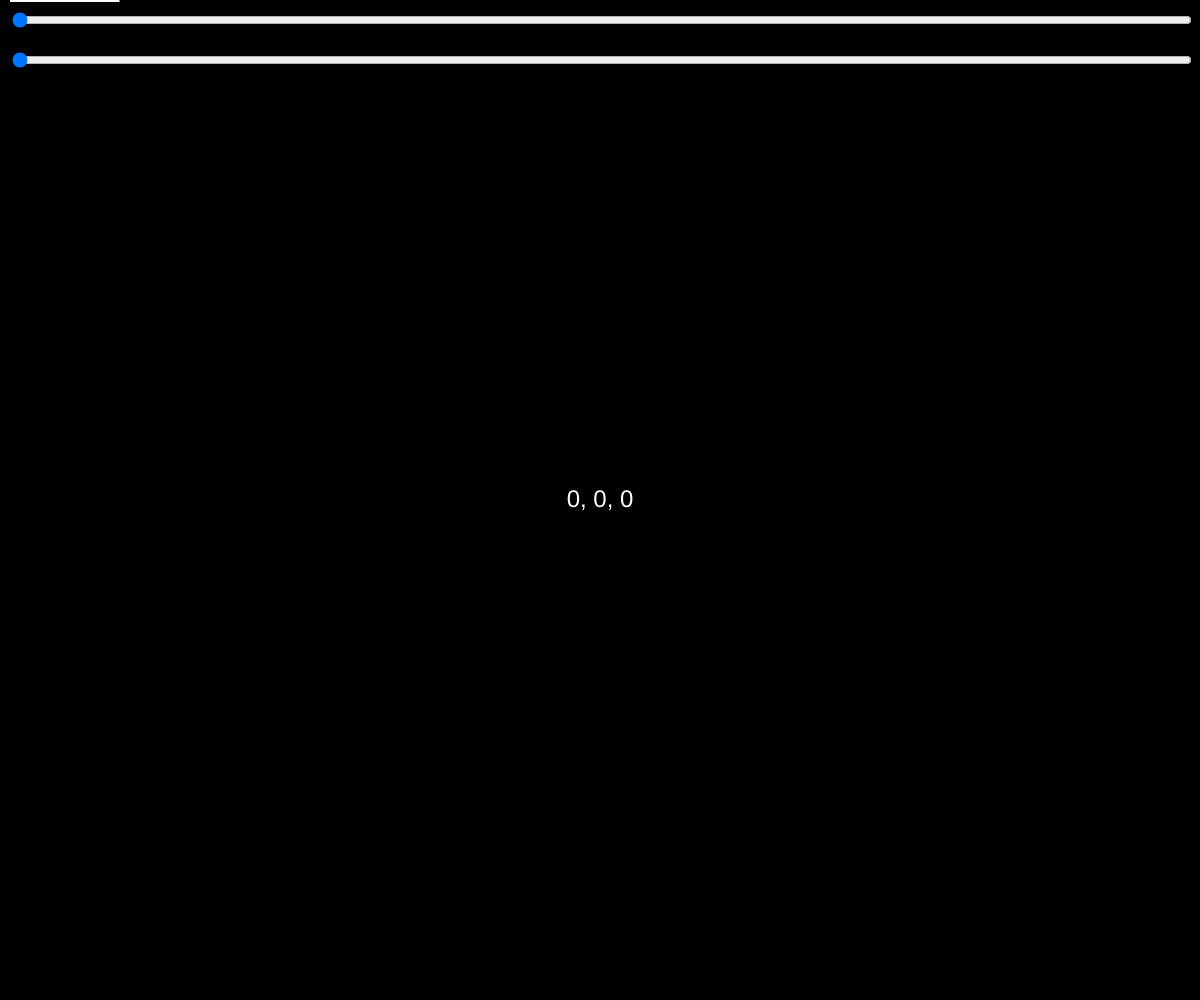
Frame 1 (no input)
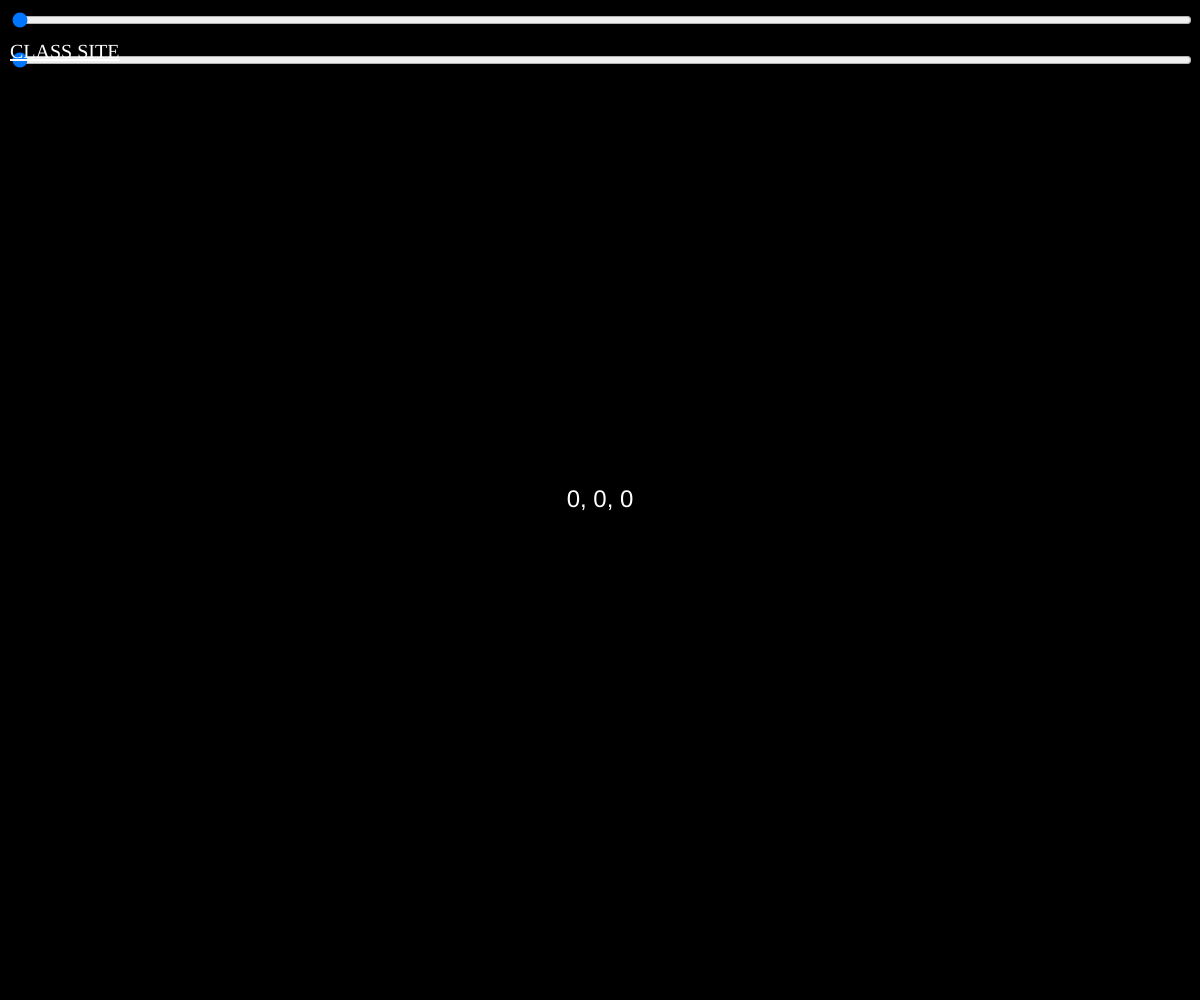
Frame 60 (no input)
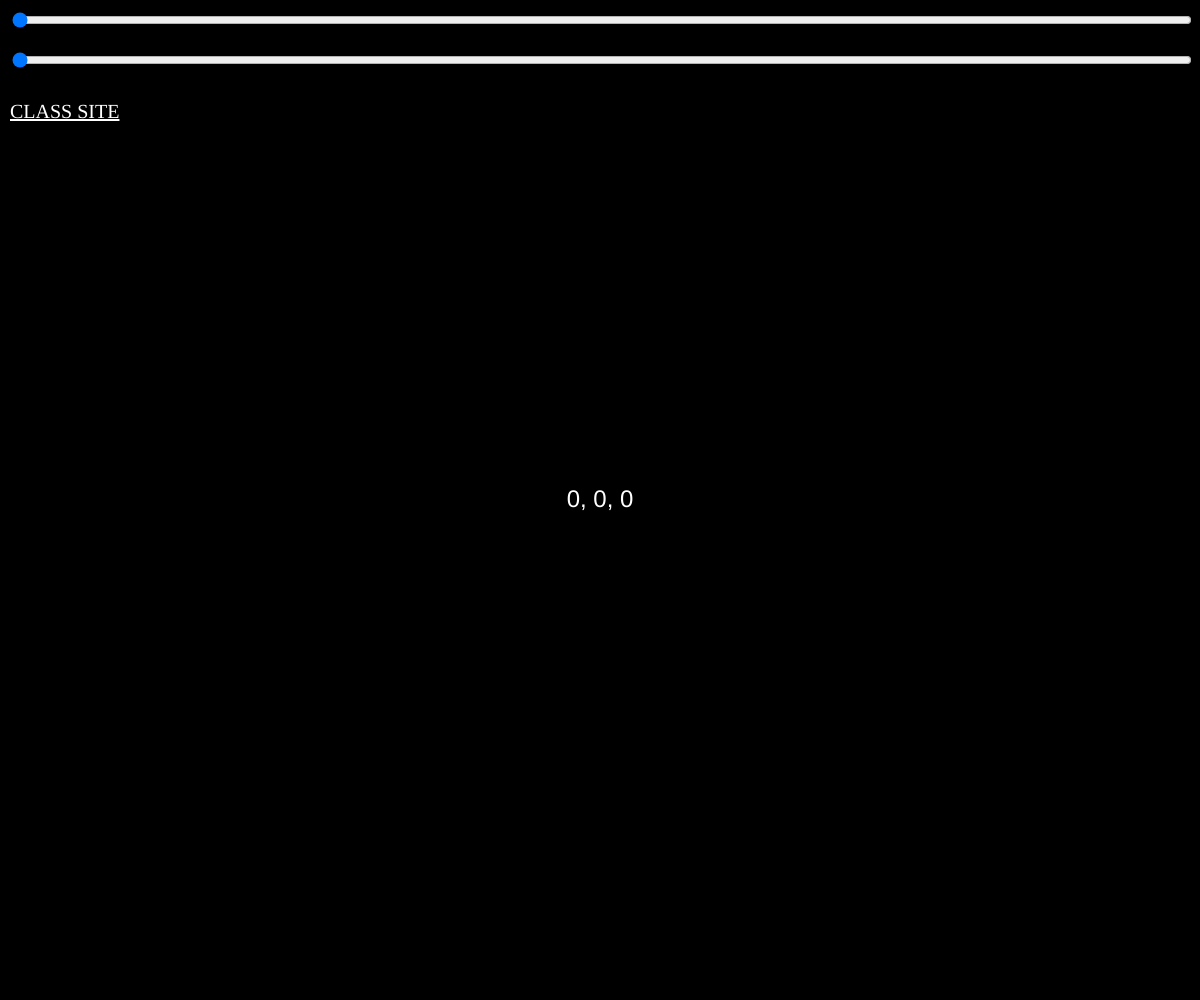
Frame 120 (the mouse pressed at the canvas centre since frame 60)

The p5.js sketch that drew these frames (run headless with seeded random() and noise() and a simulated clock; from frame 60 on, the mouse is pressed at the canvas centre):

// p5.js sketch
// ── sketch.js
let sliderRed;
let sliderBlue;
let myLink;

function setup() {
  createCanvas(windowWidth, windowHeight);
  textAlign(CENTER, CENTER);
  textSize(24);

  sliderRed = createSlider(0, 255, 0);
  sliderRed.position(10, 10);
  sliderRed.style("width", width - 20 + "px");

  sliderBlue = createSlider(0, 255, 0);
  sliderBlue.position(10, 50);
  sliderBlue.style("width", width - 20 + "px");

  myLink = createA("https://6063b.github.io", "CLASS SITE");
  myLink.position(10, 50);
  myLink.style("fontSize", "20px");
}

function draw() {
  let valR = sliderRed.value();
  let valB = sliderBlue.value();

  background(valR, 0, valB);

  fill(255 - valR, 255, 255 - valB);
  text(valR + ", " + 0 + ", " + valB, width / 2, height / 2);

  let linkY = (frameCount % height)
  myLink.position(10, linkY - 20);
  myLink.style("color", `rgb(${255-valR}, 255, ${255-valB})`);
}
